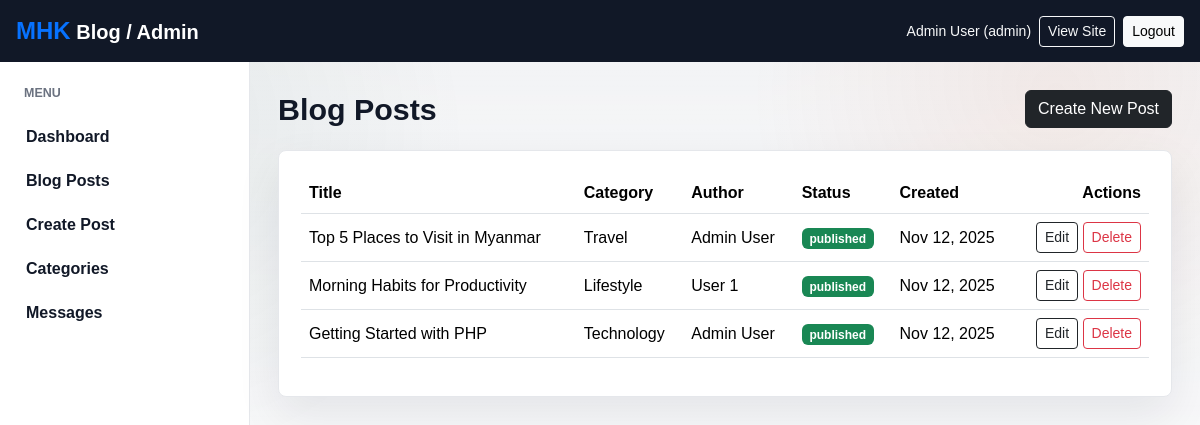
Screenshot of /admin/all-blogs.php (signed in) with the database file from the repository.
### tables this page shows
CREATE TABLE IF NOT EXISTS posts (
  id INT AUTO_INCREMENT PRIMARY KEY,
  category_id INT,
  user_id INT,
  title VARCHAR(255) NOT NULL,
  content TEXT NOT NULL,
  image VARCHAR(255),
  status ENUM('draft', 'published') DEFAULT 'published',
  created_at TIMESTAMP DEFAULT CURRENT_TIMESTAMP,
  FOREIGN KEY (category_id) REFERENCES categories(id) ON DELETE SET NULL,
  FOREIGN KEY (user_id) REFERENCES users(id) ON DELETE CASCADE
);

CREATE TABLE IF NOT EXISTS categories (
  id INT AUTO_INCREMENT PRIMARY KEY,
  name VARCHAR(100) NOT NULL,
  description TEXT,
  created_at TIMESTAMP DEFAULT CURRENT_TIMESTAMP
);

CREATE TABLE users (
    id INT AUTO_INCREMENT PRIMARY KEY,
    name VARCHAR(100),
    email VARCHAR(100) UNIQUE,
    password VARCHAR(255),
    role ENUM('superadmin','admin','customer') DEFAULT 'customer',
    created_at TIMESTAMP DEFAULT CURRENT_TIMESTAMP
);

### config/functions.php (called while the page is built, shortened)
<?php
function url(string $path = ''): string
{
    return BASE_URL . ltrim($path, '/');
}
function e(?string $value): string
{
    return htmlspecialchars((string) $value, ENT_QUOTES, 'UTF-8');
}
?>

### admin/all-blogs.php (the view, shortened to what this page needs)
<?php
require_once __DIR__ . '/../config/connection.php';
require_once __DIR__ . '/../config/functions.php';
$blogs = $conn->query("
    SELECT posts.*, categories.name AS category_name, users.name AS author_name
    FROM posts
    LEFT JOIN categories ON posts.category_id = categories.id
    LEFT JOIN users ON posts.user_id = users.id
    ORDER BY posts.created_at DESC, posts.id DESC
");
include __DIR__ . '/../includes/head.php';
include __DIR__ . '/navbar.php';
?>
<div class="admin-layout">
    <?php include __DIR__ . '/sidebar.php'; ?>
    <main class="admin-content">
        <div class="admin-heading">
            <h1>Blog Posts</h1>
            <a href="<?= url('admin/add-blog.php'); ?>" class="btn btn-dark">Create New Post</a>
        </div>
        <div class="content-panel table-responsive">
            <table class="table align-middle">
                <thead><tr><th>Title</th><th>Category</th><th>Author</th><th>Status</th><th>Created</th><th class="text-end">Actions</th></tr></thead>
                <tbody>
                <?php if ($blogs->num_rows > 0): ?>
                    <?php while ($blog = $blogs->fetch_assoc()): ?>
                        <tr>
                            <td><?= e($blog['title']); ?></td>
                            <td><?= e($blog['category_name'] ?? 'Uncategorized'); ?></td>
                            <td><?= e($blog['author_name'] ?? 'Admin'); ?></td>
                            <td><span class="badge text-bg-<?= $blog['status'] === 'published' ? 'success' : 'secondary'; ?>"><?= e($blog['status']); ?></span></td>
                            <td><?= date('M d, Y', strtotime($blog['created_at'])); ?></td>
                            <td class="text-end">
                                <a href="<?= url('admin/edit-blog.php?id=' . (int) $blog['id']); ?>" class="btn btn-sm btn-outline-dark">Edit</a>
                                <form action="<?= url('admin/delete-blog.php'); ?>" method="POST" class="d-inline" onsubmit="return confirm('Delete this blog post?')">
                                    <button class="btn btn-sm btn-outline-danger" type="submit">Delete</button>
                                </form>
                            </td>
                        </tr>
                    <?php endwhile; ?>
                <?php else: ?>
                    <tr><td colspan="6" class="text-center text-muted">No blog posts found.</td></tr>
                <?php endif; ?>
                </tbody>
            </table>
        </div>
    </main>
</div>
<?php include __DIR__ . '/../includes/footer-script.php'; ?>

### assets/css/style.css (style rules this page uses)
:root { --ink: #111827; --muted: #6b7280; --line: #e5e7eb; --paper: #ffffff; --soft: #f5f7f2; --accent: #2f5d50; --gold: #d9a441; --coral: #d86f45; --sky: #e8f1f5; }
* { letter-spacing: 0; }
body { color: var(--ink); background: #fbfbf8; font-family: Arial, Helvetica, sans-serif; }
body::before { content: ""; position: fixed; inset: 0; pointer-events: none; background: radial-gradient(circle at 12% 18%, rgba(47, 93, 80, 0.08), transparent 26%), radial-gradient(circle at 88% 12%, rgba(216, 111, 69, 0.09), transparent 24%), linear-gradient(180deg, rgba(255, 255, 255, 0), rgba(255, 255, 255, 0.65)); z-index: -1; }
.hero-panel, .contact-form, .auth-card, .content-panel, .stat-card { background: var(--paper); border: 1px solid var(--line); border-radius: 8px; box-shadow: 0 18px 45px rgba(17, 24, 39, 0.08); }
.admin-body { background: #f3f4f6; }
.admin-layout { display: flex; min-height: calc(100vh - 56px); }
.admin-content { flex: 1; padding: 28px; min-width: 0; }
.admin-heading { display: flex; align-items: center; justify-content: space-between; gap: 16px; margin-bottom: 22px; }
.admin-heading h1 { margin: 0; font-size: 1.9rem; font-weight: 800; }
.content-panel { padding: 22px; }

### rows the page displays
posts: title "Top 5 Places to Visit in Myanmar", category.name "Travel", user.name "Admin User", status "published", created_at "Nov 12, 2025"
posts: title "Morning Habits for Productivity", category.name "Lifestyle", user.name "User 1", status "published", created_at "Nov 12, 2025"
posts: title "Getting Started with PHP", category.name "Technology", user.name "Admin User", status "published", created_at "Nov 12, 2025"

### other values shown
$_SESSION['user_name'] "Admin User"
$_SESSION['user_role'] "admin"
